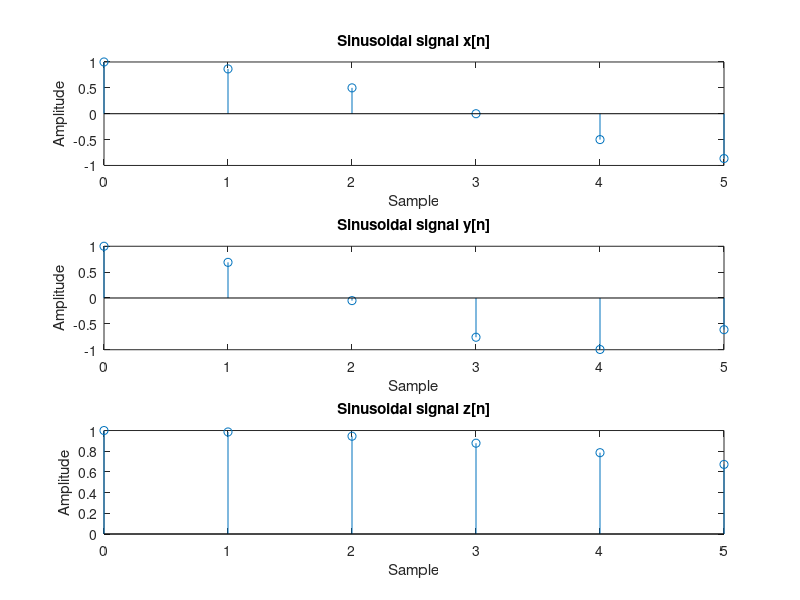

Recreate this plot in MATLAB.
clc
close all
disp('Sinusoidal Signal');
N=input('Enter no of samples');
n=0:N;
x=cos(((2*pi).*n)/12);
y=cos(((8*pi).*n)/31);
z=cos(n./6);
subplot(311)
stem(n,x);
xlabel('Sample');
ylabel('Amplitude');
title('Sinusoidal signal x[n]');
subplot(312)
stem(n,y);
xlabel('Sample');
ylabel('Amplitude');
title('Sinusoidal signal y[n]');
subplot(313)
stem(n,z);
xlabel('Sample');
ylabel('Amplitude');
title('Sinusoidal signal z[n]');
